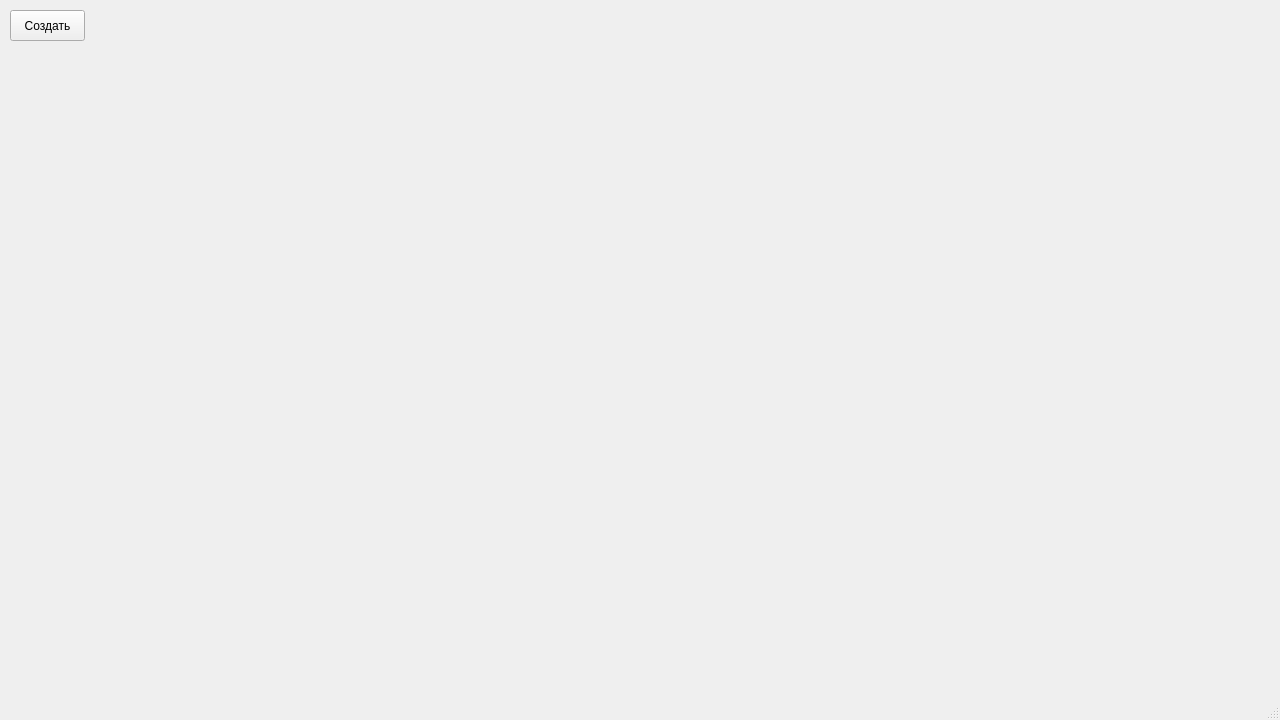
<?xml version="1.0" encoding="UTF-8"?>
<ui version="4.0">
 <class>MainWindow</class>
 <widget class="QMainWindow" name="MainWindow">
  <property name="geometry">
   <rect>
    <x>0</x>
    <y>0</y>
    <width>1280</width>
    <height>720</height>
   </rect>
  </property>
  <property name="acceptDrops">
   <bool>false</bool>
  </property>
  <property name="windowTitle">
   <string>Жёлтые окружности</string>
  </property>
  <widget class="QWidget" name="centralwidget">
   <widget class="QPushButton" name="pushButton">
    <property name="geometry">
     <rect>
      <x>10</x>
      <y>10</y>
      <width>75</width>
      <height>31</height>
     </rect>
    </property>
    <property name="text">
     <string>Создать</string>
    </property>
   </widget>
  </widget>
  <widget class="QMenuBar" name="menubar">
   <property name="geometry">
    <rect>
     <x>0</x>
     <y>0</y>
     <width>1280</width>
     <height>21</height>
    </rect>
   </property>
  </widget>
  <widget class="QStatusBar" name="statusbar"/>
 </widget>
 <resources/>
 <connections/>
</ui>
